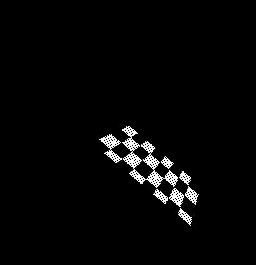
#> input picture rotated_img.jpg, 256 x 265 px
$ python main.py
#> lines starting #> are read from the running program, lines starting #| are printed output that depends on the picture
#> further down, img is the input picture: shape (265, 256); min 0, max 255, mean 6.5
import cv2
import numpy as np
from PIL import Image


def image_reflection(img):
    h = img.shape[0]
#> h = 265
    w = img.shape[1]
#> w = 256
    img_reflc = np.zeros((h, w))

    for y in range(h):
        for x in range(w):
            xf = (-1) * x + (w - 1)
            yf = y
            img_reflc[yf][xf] = img[y][x]
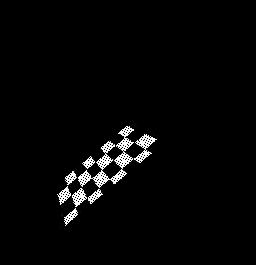
#> img_reflc: shape (265, 256) float64; min 0, max 255, mean 6.5

    return img_reflc


# [67 lines left out: functions image_rotation, image_projection, not called in this run]


# Press the green button in the gutter to run the script.
if __name__ == '__main__':

    print("Starting")
    # [16 lines of commented-out code are left out]
    path = r'rotated_img.jpg'
    img = cv2.imread(path, 0)
    img = image_reflection(img)
    img = Image.fromarray(img)
#> img: PIL image 256x265 F
    if img.mode != 'RGB':
        img = img.convert('RGB')
#> img: PIL image 256x265 RGB
    img.save("reflected_img.jpg")

$ run again, with chess-board.png saved as rotated_img.jpg
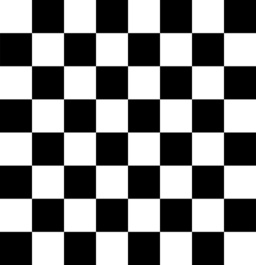
#> input picture chess-board.png, 256 x 265 px
#> img is the input picture: shape (265, 256); min 0, max 255, mean 127.5
#> after the loop in image_reflection, `for y in range(h):`:
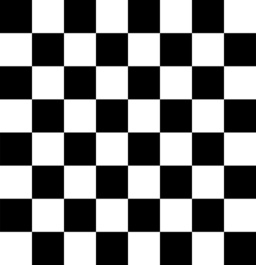
#> img_reflc: shape (265, 256) float64; min 0, max 255, mean 127.5
